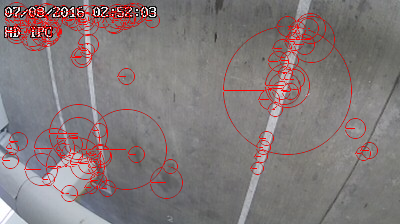
#> input picture tutorials/simpcv/empty.png, 400 x 224 px, given in place of empty.bmp, which was not available
$ python get_glob.py   (older library calls are emulated)
#> lines starting #> are read from the running program, lines starting #| are printed output that depends on the picture; after the words box and inside, x2 and y2 are one past the last pixel; in counts of white or black regions, pixels touching at a corner belong together; pictures that were not available may be replaced by others from this repository, and a replacement may not be noted
import cv2
import numpy as np
from matplotlib import pyplot as plt

def get_max_contour( contours ):
    Smax = 0
    for c in contours:
        S = cv2.contourArea(c)
        if S > Smax:
            Smax = S
            cmax = c
    return cmax

plt.close('all')

# Load the baseline image
#bfilename = '/home/acp/Downloads/092216_1458.jpg'
bfilename = '/home/acp/work/camera_testing/hosafe/cam10/empty.bmp'
bim = cv2.imread(bfilename)
#> bim is the input picture: shape (224, 400, 3); mean B, G, R 121.8, 121, 130.9
bimgray = cv2.cvtColor(bim, cv2.COLOR_BGR2GRAY)


# Load test image
#filename = '/home/acp/Downloads/092216_1455.jpg'
filename = '/home/acp/work/camera_testing/hosafe/cam10/spot28_occ.bmp'
im = cv2.imread(filename)
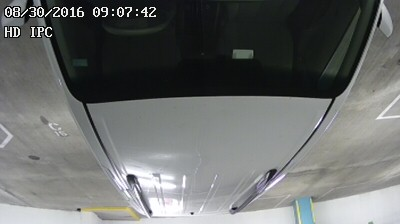
#> input picture tutorials/opencv/van_spot17.jpg, 400 x 224 px, given in place of spot28_occ.bmp, which was not available
#> im is the input picture: shape (224, 400, 3); mean B, G, R 106.7, 108, 105.7
imgray = cv2.cvtColor(im, cv2.COLOR_BGR2GRAY)

# compute the absolute difference between the current frame and
# first frame
frameDelta = cv2.absdiff( imgray, bimgray )
fd = frameDelta.copy()


# threshold it
n = 2
gray_blur = cv2.GaussianBlur(fd, (3, 3), 0)
adapt_thresh_im = cv2.adaptiveThreshold(gray_blur, 255, cv2.ADAPTIVE_THRESH_GAUSSIAN_C, cv2.THRESH_BINARY_INV, 11, 1)
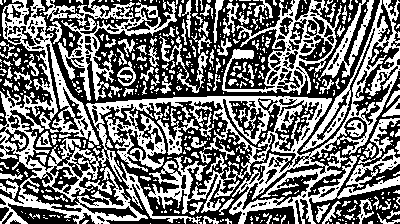
#> adapt_thresh_im: shape (224, 400); 45.4% white; 520 white regions (391 under 20 px), largest, box (x1, y1, x2, y2) and area: (0, 0, 400, 224) 21529, (222, 0, 342, 95) 2861, (58, 0, 177, 101) 2698
max_thresh, thresh_im = cv2.threshold(fd, 0, 255, cv2.THRESH_BINARY_INV | cv2.THRESH_OTSU)
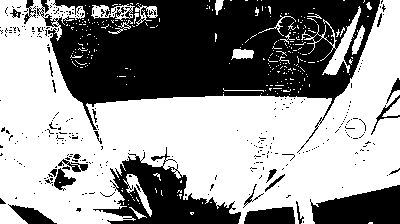
#> thresh_im: shape (224, 400); 58% white; 309 black regions (285 under 20 px), largest, box (x1, y1, x2, y2) and area: (37, 0, 380, 153) 26973, (93, 147, 241, 224) 4708, (310, 185, 400, 224) 2551
#> max_thresh = 63
thresh = cv2.bitwise_or(adapt_thresh_im, thresh_im)
#> thresh: shape (224, 400); 70.7% white; 385 black regions (325 under 20 px), largest, box (x1, y1, x2, y2) and area: (44, 0, 380, 153) 15359, (122, 147, 241, 224) 2040, (310, 185, 400, 224) 1743

#thresh = cv2.threshold(fd, 0, 255, cv2.THRESH_BINARY_INV+cv2.THRESH_OTSU)[1]


# noise removal
n = 2
kernel = np.ones((n,n),np.uint8)
dull = cv2.morphologyEx(thresh,cv2.MORPH_OPEN,kernel, iterations = 2)
#> dull: shape (224, 400); 62.3% white; 163 black regions (143 under 20 px), largest, box (x1, y1, x2, y2) and area: (12, 0, 385, 156) 24953, (95, 149, 243, 224) 3722, (312, 187, 400, 224) 2044

# sure background area
di = cv2.dilate(dull,kernel,iterations=3)
#> di: shape (224, 400); 79.7% white; 65 black regions (43 under 20 px)

gb = cv2.GaussianBlur(dull,(3,3),0)


b, fc, h = cv2.findContours(frameDelta.copy(),cv2.RETR_TREE,cv2.CHAIN_APPROX_SIMPLE)
#> fc = 472 contours, 471 with area under 20; largest, box (x1, y1, x2, y2) and area: (0, 0, 400, 224) 88974; h = 472 rows, first 6: [-1, -1, 1, -1], [2, -1, -1, 0], [3, 1, -1, 0], [4, 2, -1, 0], [5, 3, -1, 0], [6, 4, -1, 0]
b, tc, h = cv2.findContours(thresh,cv2.RETR_TREE,cv2.CHAIN_APPROX_SIMPLE)
#> tc = 950 contours, 829 with area under 20; largest, box (x1, y1, x2, y2) and area: (0, 0, 400, 224) 55036, (222, 0, 374, 95) 5303, (62, 13, 130, 35) 564, (298, 37, 334, 62) 388, (159, 36, 208, 93) 356; h = 950 rows, first 6: [1, -1, -1, -1], [2, 0, -1, -1], [3, 1, -1, -1], [4, 2, -1, -1], [5, 3, -1, -1], [6, 4, -1, -1]
b, dc, h = cv2.findContours(dull,cv2.RETR_TREE,cv2.CHAIN_APPROX_SIMPLE)
#> dc = 517 contours, 435 with area under 20; largest, box (x1, y1, x2, y2) and area: (0, 0, 400, 224) 47979, (45, 155, 96, 193) 766, (326, 8, 363, 79) 566, (48, 123, 81, 147) 209, (151, 189, 184, 203) 172; h = 517 rows, first 6: [1, -1, -1, -1], [2, 0, -1, -1], [3, 1, -1, -1], [4, 2, -1, -1], [5, 3, -1, -1], [6, 4, -1, -1]
b, dic, h = cv2.findContours(di,cv2.RETR_TREE,cv2.CHAIN_APPROX_SIMPLE)
#> dic = 136 contours, 50 with area under 20; largest, box (x1, y1, x2, y2) and area: (0, 0, 400, 224) 61084, (272, 0, 344, 86) 1792, (127, 7, 181, 40) 676, (116, 165, 179, 198) 668, (224, 65, 264, 97) 618; h = 136 rows, first 6: [1, -1, -1, -1], [2, 0, -1, -1], [3, 1, -1, -1], [4, 2, -1, -1], [5, 3, -1, -1], [6, 4, -1, -1]
b, gc, h = cv2.findContours(gb,cv2.RETR_TREE,cv2.CHAIN_APPROX_SIMPLE)
#> gc = 197 contours, 75 with area under 20; largest, box (x1, y1, x2, y2) and area: (0, 0, 400, 224) 56266, (113, 158, 188, 217) 1425, (271, 0, 323, 52) 728, (91, 34, 114, 102) 523, (89, 0, 129, 32) 406; h = 197 rows, first 6: [1, -1, -1, -1], [2, 0, -1, -1], [3, 1, -1, -1], [4, 2, -1, -1], [5, 3, -1, -1], [6, 4, -1, -1]

ftc = get_max_contour(fc)
#> the loop in get_max_contour, `for c in contours:` made 472 passes
#> (S, Smax) on pass 1: (88974, 88974)
#> (c, S) on passes 2 to 7: ([[95, 222], [96, 221], [97, 222], [96, 223]], 2), ([[105, 221], [106, 220], [107, 221], [106, 222]], 2), ([[95, 220], [96, 219], [97, 220], [96, 221]], 2), ([[7, 219], [8, 218], [9, 219], [8, 220]], 2), ([[93, 216], [94, 215], [95, 216], [94, 217]], 2), ([[13, 215], [14, 214], [15, 215], [14, 216]], 2)
#> after the loop in get_max_contour, `for c in contours:`: Smax = 88974; cmax = contour of 9 points, box (x1, y1, x2, y2) (0, 0, 400, 224), area 88974
#> ftc has the same summary as cmax in get_max_contour
mtc = get_max_contour(tc)
#> the loop in get_max_contour (call 2), `for c in contours:` made 950 passes
#> (S, Smax, cmax) on passes 4 to 5: (1, 1, [[352, 222], [352, 223], [353, 223], [353, 222]]), (2.5, 2.5, [[336, 222], [336, 223], [339, 223], [338, 222]])
#> (S, Smax) on passes 12, 22, 27, 51, 54, 60: (6.5, 6.5), (10.5, 10.5), (36, 36), (51.5, 51.5), (78, 78), (111, 111)
#> mtc = contour of 1799 points, box (x1, y1, x2, y2) (0, 0, 400, 224), area 55036
mdc = get_max_contour(dc)
#> mdc = contour of 923 points, box (x1, y1, x2, y2) (0, 0, 400, 224), area 47979
mdic = get_max_contour(dic)
#> mdic = contour of 869 points, box (x1, y1, x2, y2) (0, 0, 400, 224), area 61084
mgc = get_max_contour(gc)
#> mgc = contour of 696 points, box (x1, y1, x2, y2) (0, 0, 400, 224), area 56266


z = np.zeros_like(frameDelta)
cv2.drawContours(z, [ftc], -1, (100,0,50), 3)
#> z: shape (224, 400); values 0 (black) and 100 (white), 4.1% white; 1 white region, box (x1, y1, x2, y2) and area: (0, 0, 400, 224) 3712
cv2.drawContours(thresh, mtc, -1, (100,0,50), 3)
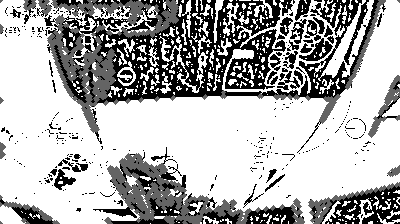
#> thresh: shape (224, 400); min 0, max 255, mean 174.6
cv2.drawContours(dull, mdc, -1, (100,0,50), 3)
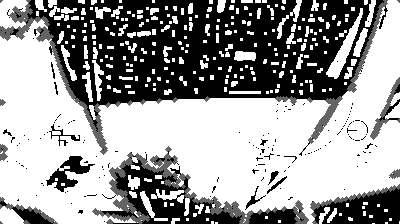
#> dull: shape (224, 400); min 0, max 255, mean 154.5
cv2.drawContours(di, mdic, -1, (100,0,50), 3)
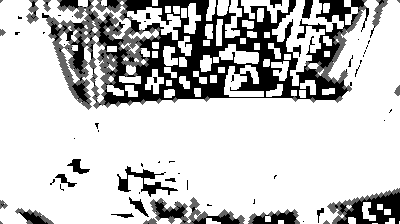
#> di: shape (224, 400); min 0, max 255, mean 198
cv2.drawContours(gb, mgc, -1, (100,0,50), 3)
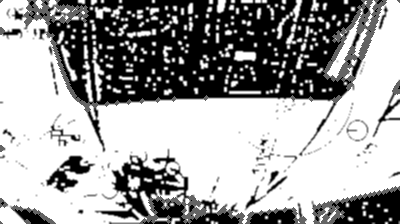
#> gb: shape (224, 400); min 0, max 255, mean 160.2

plt.figure()
#plt.imshow(frameDelta)
plt.imshow(z)
plt.show()
import sys
sys.exit()
#> (the program exits here)
